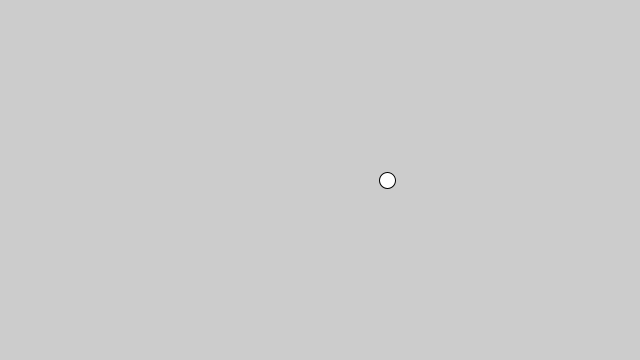
Frame 1 (no input)
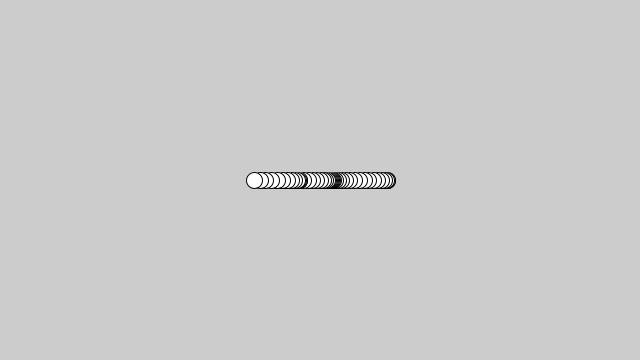
Frame 60 (the mouse pressed at the canvas centre just before this capture)
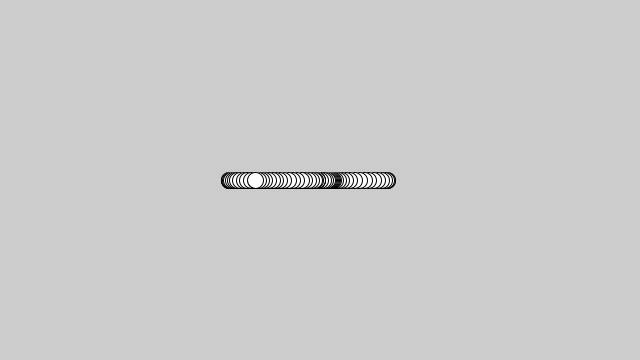
Frame 120 (the mouse held since frame 60 and released just before this capture)

The Processing sketch that drew these frames (run headless with seeded random() and noise(); from frame 60 on, the mouse is pressed at the canvas centre):

// Processing sketch: perlin_noise
// ── perlin_noise.pde
float t = 0;


void setup() {
  size(640, 360);  
}

void draw() {
  float n = noise(t);
  float x = map(n, 0, 1, 0, width);
  ellipse(x, 180, 16, 16);
  t += 0.01;
}
